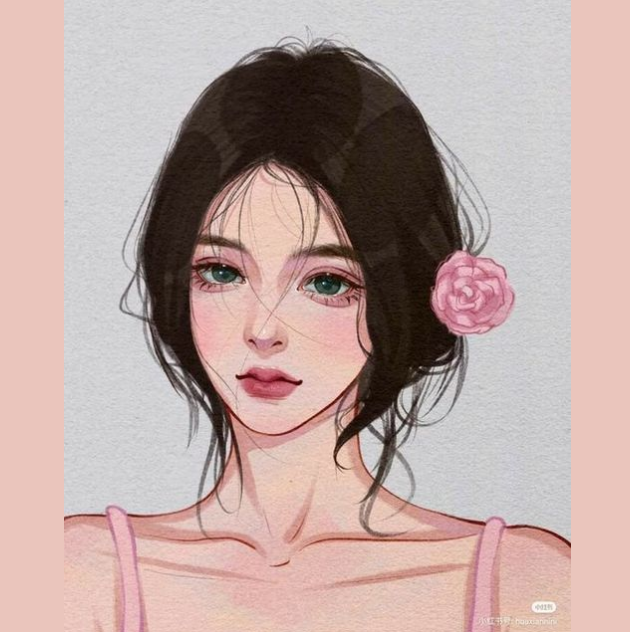
#> input picture xu_ly_anh_so/VoVanDuc_20110635_quaTrinh_xlas/Bai8/anhbai8.png, 630 x 632 px
$ python bai8.py
#> lines starting #> are read from the running program, lines starting #| are printed output that depends on the picture
from cv2 import cv2
import numpy as np
import math
import matplotlib.pyplot as plt

# Local histogram equalization. Compute the gray level (luminance) histograms for
# each patch, but add to vertices based on distance (a spline).
# 1. Build on Exercise 3.7 (luminance computation).
# 2. Distribute values (counts) to adjacent vertices (bilinear).
# 3. Convert to CDF (look-up functions).
# 4. (Optional) Use low-pass filtering of CDFs.
# 5. Interpolate adjacent CDFs for final lookup

flower = cv2.imread("anhbai8.png")
#> flower is the input picture: shape (632, 630, 3); mean B, G, R 162.5, 166.7, 188.7
flower = cv2.resize(flower, (800,600))
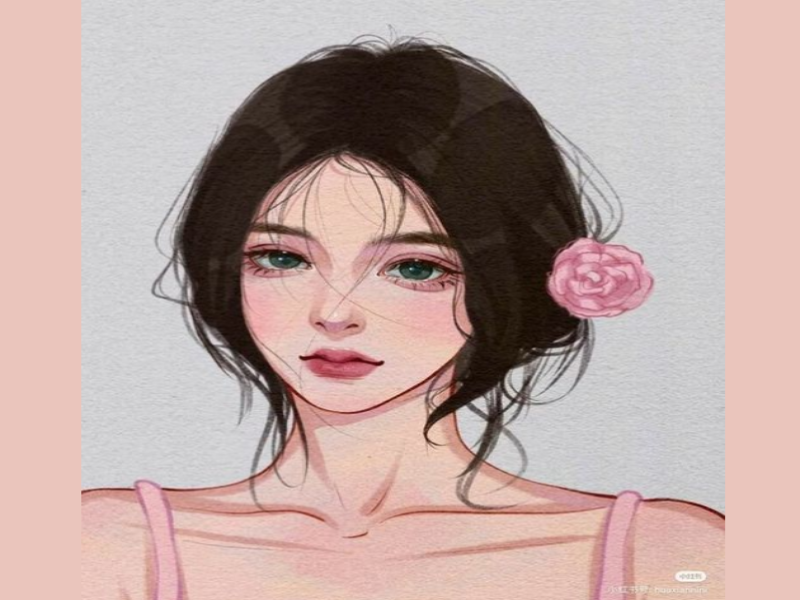
#> flower: shape (600, 800, 3); mean B, G, R 162.4, 166.6, 188.6
s = flower.shape
#> s = (600, 800, 3)

flowerGray = cv2.cvtColor(flower, cv2.COLOR_BGR2GRAY)
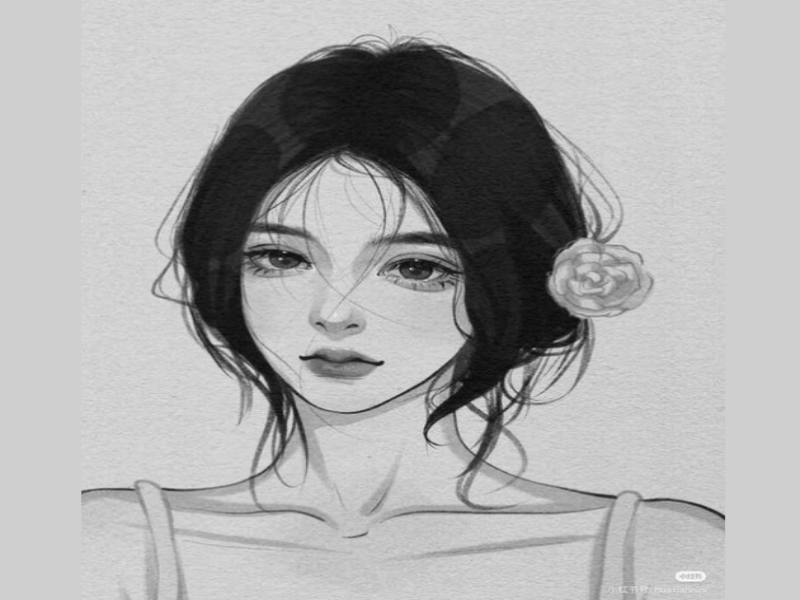
#> flowerGray: shape (600, 800); min 9, max 250, mean 172.6
flowerGray = cv2.convertScaleAbs(flowerGray, alpha=1.10, beta=-20)

H = np.zeros(shape=(256,1))
for i in range(s[0]):
    for j in range(s[1]):
        k = flowerGray[i,j]
        H[k,0] = H[k,0] + 1
#> after the loop, H = 256 values, max 111901 at index 208, min 0 at index 19, mean 1875

print(H)
#> (printed output is left out)
plt.plot(H)
plt.show()
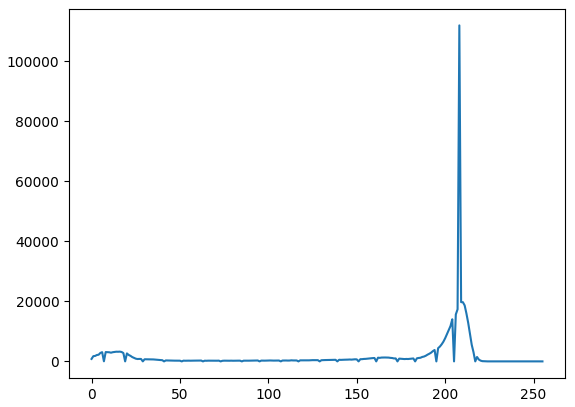
#> figure drawn by matplotlib, 1 panel; curve peaks at x = 208, y = 111901
